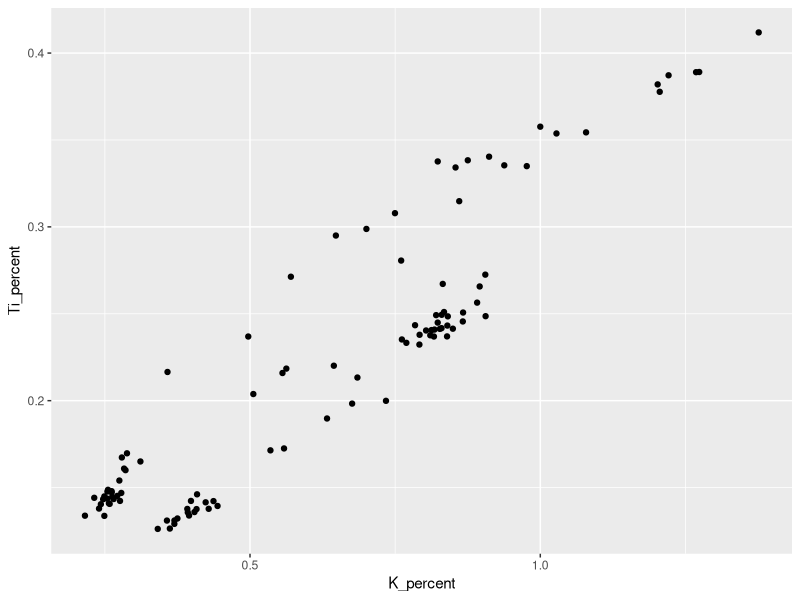
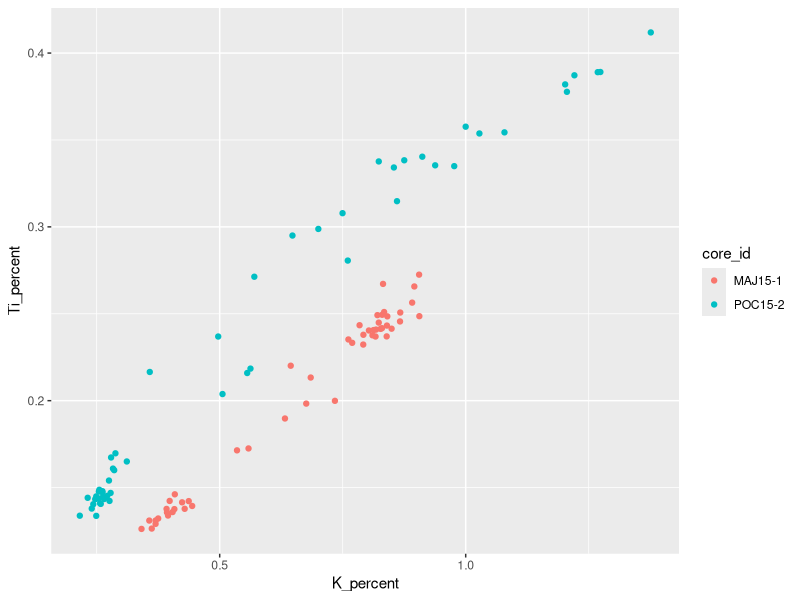
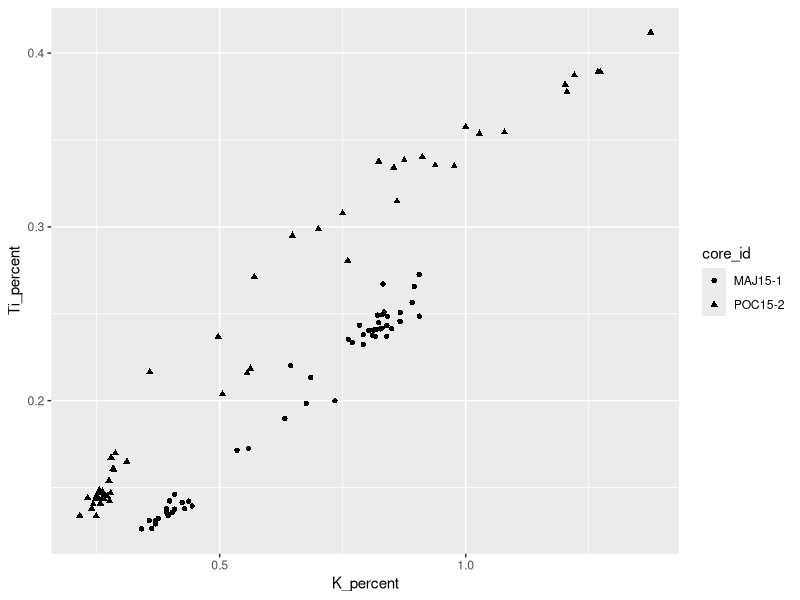
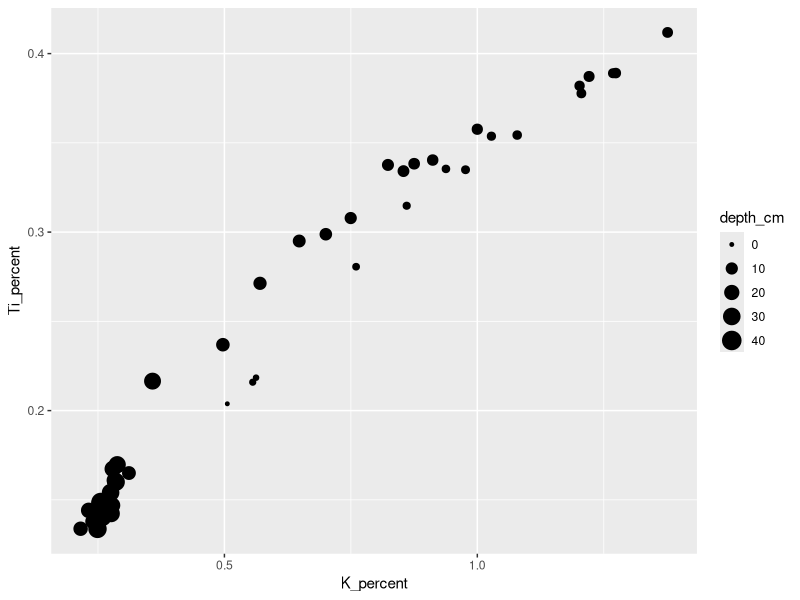
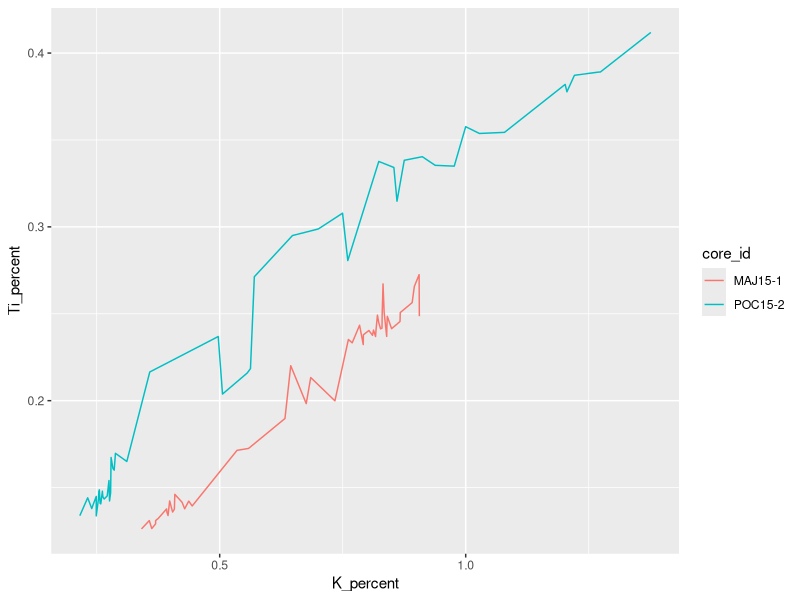
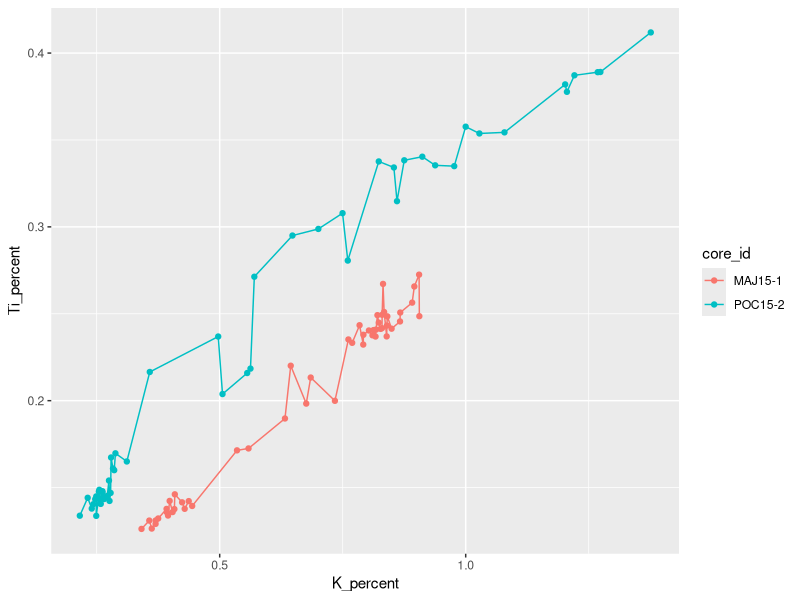
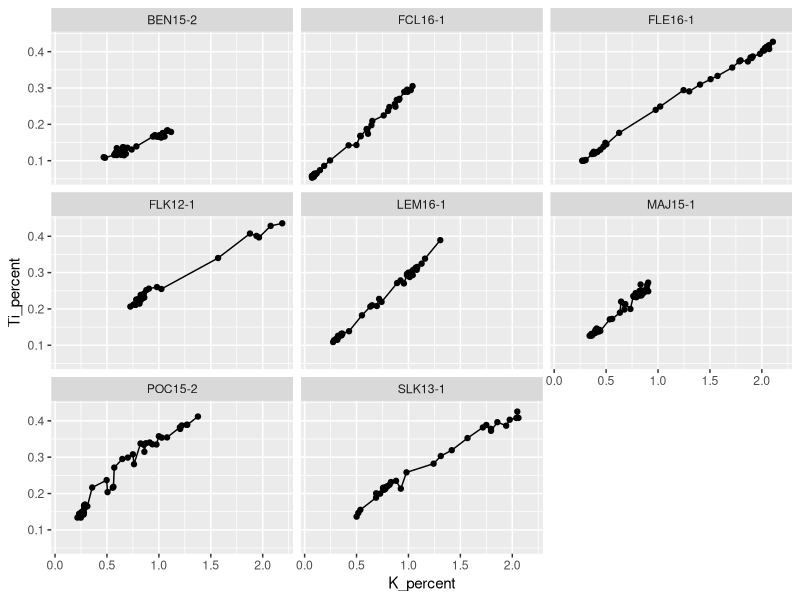
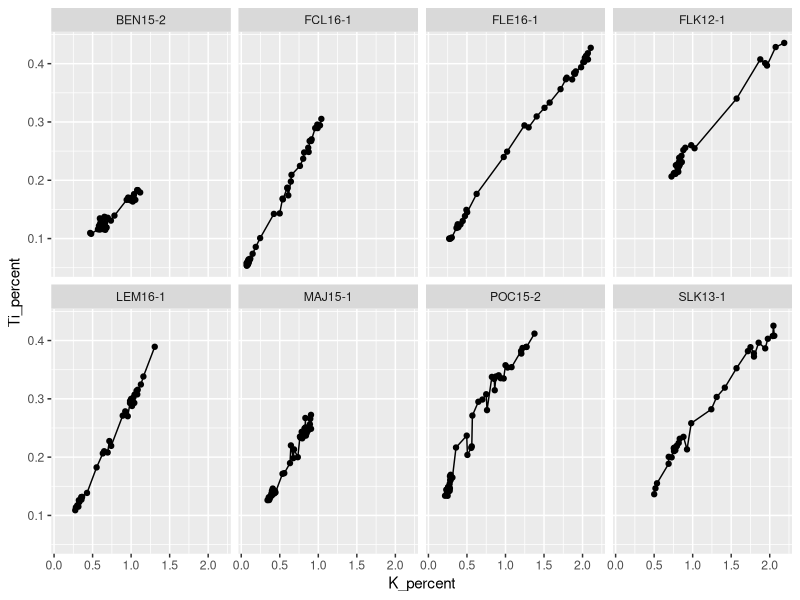

Generate these figures, in order, with R:
## ---- chunk 1
library(tidyverse)
## ---- chunk 2
# read local version to build
halifax_geochem <- read_csv(
  "data/halifax_geochem.csv",
  col_types = cols(.default = col_guess())
)
## ---- chunk 3
pockwock_data <- filter(halifax_geochem, core_id == "POC15-2")

pockwock_major_data <- filter(halifax_geochem, core_id %in% c("POC15-2", "MAJ15-1"))
## ---- chunk 4

ggplot(data = pockwock_major_data, mapping = aes(x = K_percent, y = Ti_percent)) +
  geom_point()

## ---- chunk 5

ggplot(data = pockwock_major_data, mapping = aes(x = K_percent, y = Ti_percent, colour = core_id)) +
  geom_point()

## ---- chunk 6

ggplot(data = pockwock_major_data, mapping = aes(x = K_percent, y = Ti_percent, shape = core_id)) +
  geom_point()

## ---- chunk 7

ggplot(data = pockwock_data, mapping = aes(x = K_percent, y = Ti_percent, size = depth_cm)) +
  geom_point()

## ---- chunk 8

ggplot(data = pockwock_major_data, mapping = aes(x = K_percent, y = Ti_percent, colour = core_id)) +
  geom_line()

## ---- chunk 9

ggplot(data = pockwock_major_data, mapping = aes(x = K_percent, y = Ti_percent, colour = core_id)) +
  geom_line() +
  geom_point()

## ---- chunk 10

ggplot(data = halifax_geochem, mapping = aes(x = K_percent, y = Ti_percent)) +
  geom_line() +
  geom_point() +
  facet_wrap(~core_id)

## ---- chunk 11

ggplot(data = halifax_geochem, mapping = aes(x = K_percent, y = Ti_percent)) +
  geom_line() +
  geom_point() +
  facet_wrap(~core_id, ncol = 4)

## ---- chunk 12

ggplot(data = pockwock_major_data, mapping = aes(x = K_percent, y = Ti_percent, colour = core_id)) +
  geom_line() +
  geom_point()

ggplot(data = pockwock_major_data, mapping = aes(x = K_percent, y = Ti_percent, colour = core_id)) +
  geom_line() +
  geom_point() +
  labs(x="K (%)",y="Ti (%)", colour = "Core ID")

